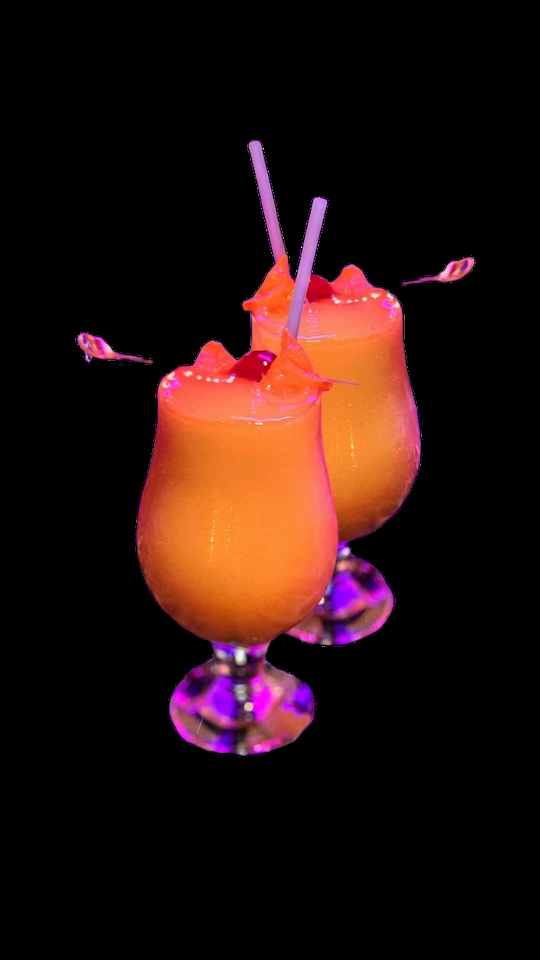
#> input picture aura/tragos.png, 1080 x 1920 px (shown at 1/2 size)
$ python render.py out.png fondo.jpg tragos.png
#> lines starting #> are read from the running program, lines starting #| are printed output that depends on the picture; after the words box and inside, x2 and y2 are one past the last pixel; in counts of white or black regions, pixels touching at a corner belong together
import cv2, numpy as np, subprocess, sys, math

SRC = sys.argv[3] if len(sys.argv) > 3 else 'src.jpg'
OUT = sys.argv[1] if len(sys.argv) > 1 else 'aura_night.mp4'
FPS, DUR = 30, 12.0
N = int(FPS * DUR)

im = cv2.imread(SRC).astype(np.float32) / 255.0
H, W = im.shape[:2]
#> H = 1920; W = 1080

# ---------- lettering mask ----------
u8 = (im * 255).astype(np.uint8)
#> u8 is the input picture: shape (1920, 1080, 3); mean B, G, R 14.8, 17.8, 40.1
gc = np.zeros((H, W), np.uint8); b = np.zeros((1, 65)); f = np.zeros((1, 65))
cv2.grabCut(u8, gc, (58, 300, 665, 730), b, f, 8, cv2.GC_INIT_WITH_RECT)
m = np.where((gc == 1) | (gc == 3), 255, 0).astype(np.uint8)
m = cv2.morphologyEx(m, cv2.MORPH_OPEN, np.ones((3, 3), np.uint8))
n, lab, st, _ = cv2.connectedComponentsWithStats(m)
#> n = 3
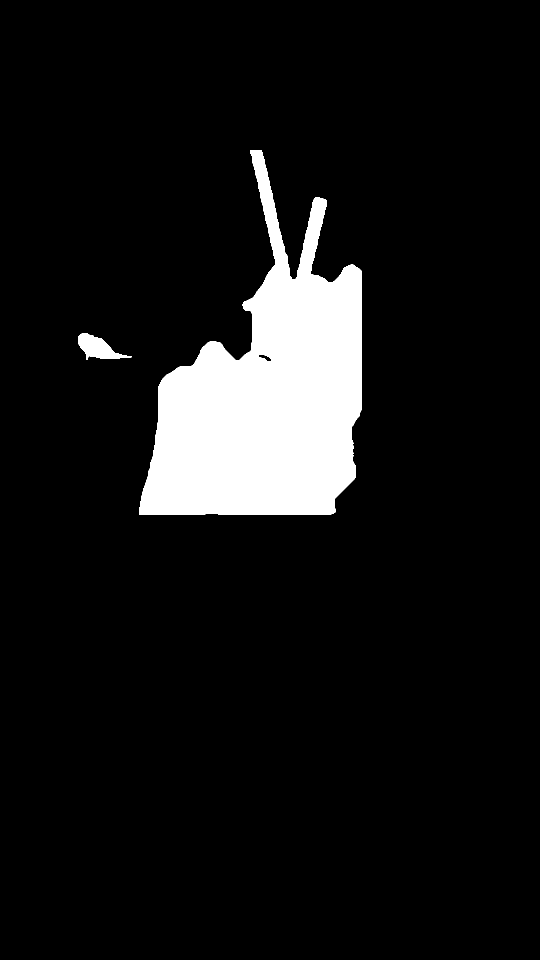
#> m: shape (1920, 1080) (shown at 1/2 size); 8.4% white; 2 white regions, box (x1, y1, x2, y2) and area: (278, 300, 723, 1030) 172410, (156, 667, 263, 720) 2732
keep = np.zeros_like(m)
for i in range(1, n):
    if st[i, cv2.CC_STAT_AREA] > 1500:
        keep[lab == i] = 255
m = cv2.morphologyEx(keep, cv2.MORPH_CLOSE, np.ones((5, 5), np.uint8))
alpha = cv2.GaussianBlur(m, (0, 0), 1.0).astype(np.float32) / 255.0
#> m: shape (1920, 1080); 8.4% white; 2 white regions, box (x1, y1, x2, y2) and area: (278, 300, 723, 1030) 172433, (156, 667, 263, 720) 2741

# ---------- split into word groups ----------
xs = np.arange(W)
#> xs = 1080 values from 0 to 1079
def boundary(pts):
    px, py = zip(*pts)
    return np.interp(xs, px, py)
b1 = boundary([(0, 570), (290, 572), (310, 592), (420, 604), (W, 604)])
#> b1 = 1080 values from 570 to 604
b2 = boundary([(0, 858), (552, 858), (566, 838), (W, 838)])
yy = np.arange(H)[:, None]
#> yy = 1920 values from 0 to 1919
grp_masks = [(yy < b1[None, :]), (yy >= b1[None, :]) & (yy < b2[None, :]), (yy >= b2[None, :])]

groups = []
for gm in grp_masks:
    a = alpha * gm.astype(np.float32)
    ys, xs_ = np.where(a > 0.02)
    x0, x1, y0, y1 = xs_.min(), xs_.max(), ys.min(), ys.max()
    pad = 4
    x0, y0 = max(x0 - pad, 0), max(y0 - pad, 0)
    x1, y1 = min(x1 + pad, W - 1), min(y1 + pad, H - 1)
    rgb = im[y0:y1 + 1, x0:x1 + 1].copy()
    groups.append(dict(rgb=rgb, a=a[y0:y1 + 1, x0:x1 + 1].copy(), x0=x0, y0=y0,
                       cx=(x0 + x1) / 2, cy=(y0 + y1) / 2))
#> after the loop, groups = 3 items

# ---------- clean background plate ----------
hole = cv2.dilate(m, np.ones((15, 15), np.uint8))
for (x, y, w, h) in [(55, 1192, 112, 116), (183, 1207, 160, 92), (353, 1217, 176, 82), (535, 1190, 176, 114)]:
    cv2.rectangle(hole, (x, y), (x + w, y + h), 255, -1)
#> hole: shape (1920, 1080); 12.7% white; 6 white regions, box (x1, y1, x2, y2) and area: (271, 293, 730, 1037) 194080, (535, 1190, 712, 1305) 20355, (183, 1207, 344, 1300) 14973, (353, 1217, 530, 1300) 14691, (55, 1192, 168, 1309) 13221, (149, 660, 270, 727) 5233
s = 4
small = cv2.resize(u8, (W // s, H // s), interpolation=cv2.INTER_AREA)
hs = cv2.resize(hole, (W // s, H // s), interpolation=cv2.INTER_NEAREST)
inp = cv2.inpaint(small, hs, 12, cv2.INPAINT_TELEA)
inp = cv2.GaussianBlur(inp, (0, 0), 6)
inp = cv2.resize(inp, (W, H), interpolation=cv2.INTER_CUBIC).astype(np.float32) / 255.0
#> inp: shape (1920, 1080, 3) float32
hb = cv2.GaussianBlur(hole, (0, 0), 6).astype(np.float32)[..., None] / 255.0
plate = im * (1 - hb) + inp * hb
rng = np.random.default_rng(1)
grain_plate = rng.normal(0, 0.025, (H, W, 1)).astype(np.float32)
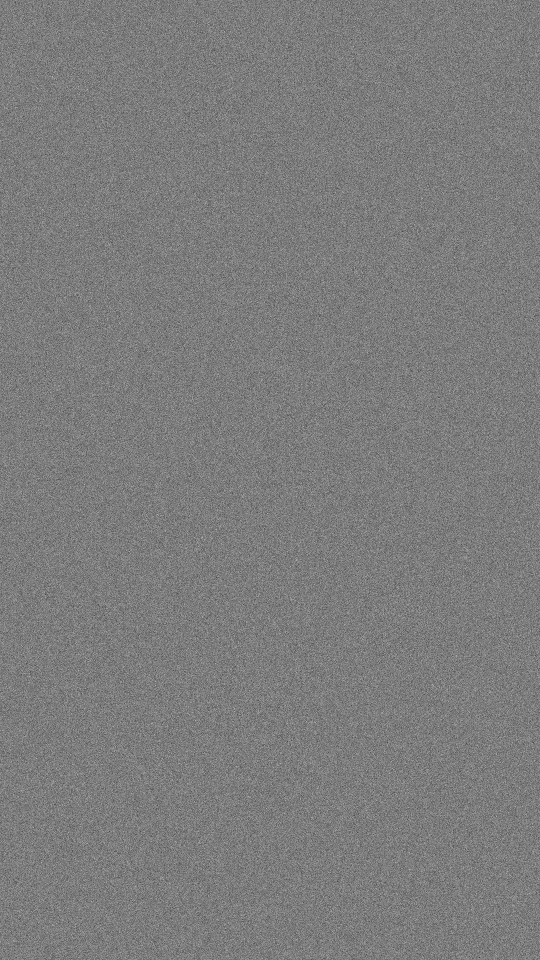
#> grain_plate: shape (1920, 1080, 1) float32 (shown at 1/2 size); min -0.12, max 0.126, mean 1.83e-05; drawn with min black and max white
plate = np.clip(plate + grain_plate * hb, 0, 1)

# logos: feathered static patches from the original
logo_a = np.zeros((H, W), np.float32)
for (x, y, w, h) in [(60, 1198, 102, 106), (188, 1212, 150, 82), (358, 1222, 166, 72), (540, 1196, 166, 104)]:
    cv2.rectangle(logo_a, (x, y), (x + w, y + h), 1.0, -1)
#> logo_a: shape (1920, 1080) float32; values 0 (black) and 1 (white), 2.6% white; 4 white regions, box (x1, y1, x2, y2) and area: (540, 1196, 707, 1301) 17535, (188, 1212, 339, 1295) 12533, (358, 1222, 525, 1295) 12191, (60, 1198, 163, 1305) 11021
logo_a[1200:1305, :] = 1.0
logo_a = cv2.GaussianBlur(logo_a, (0, 0), 22)[..., None]

# ---------- helpers ----------
# [6 lines left out: function hue_shift, not called in this run]

# ---------- background animation ----------
yv, xv = np.mgrid[0:H, 0:W].astype(np.float32)
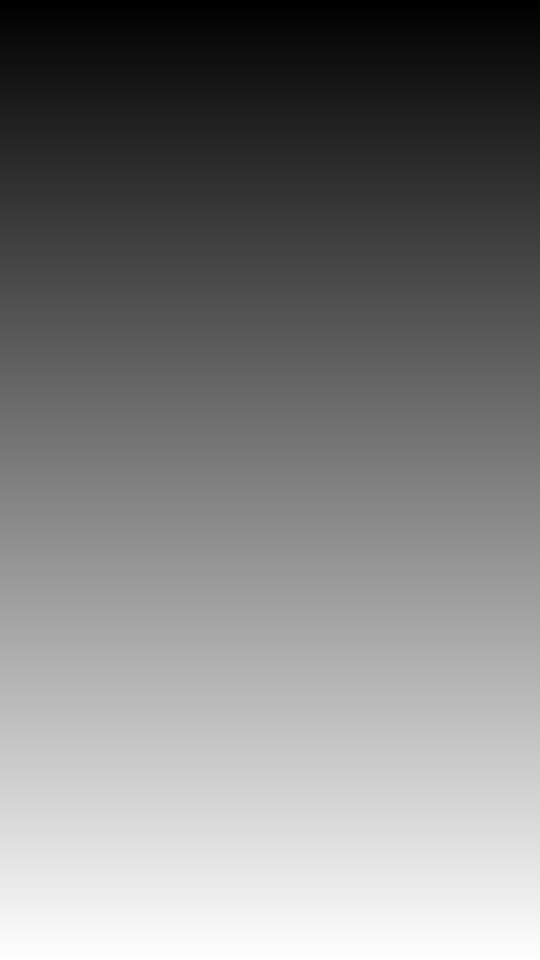
#> yv: shape (1920, 1080) float32 (shown at 1/2 size); min 0, max 1919, mean 959.5; drawn with min black and max white
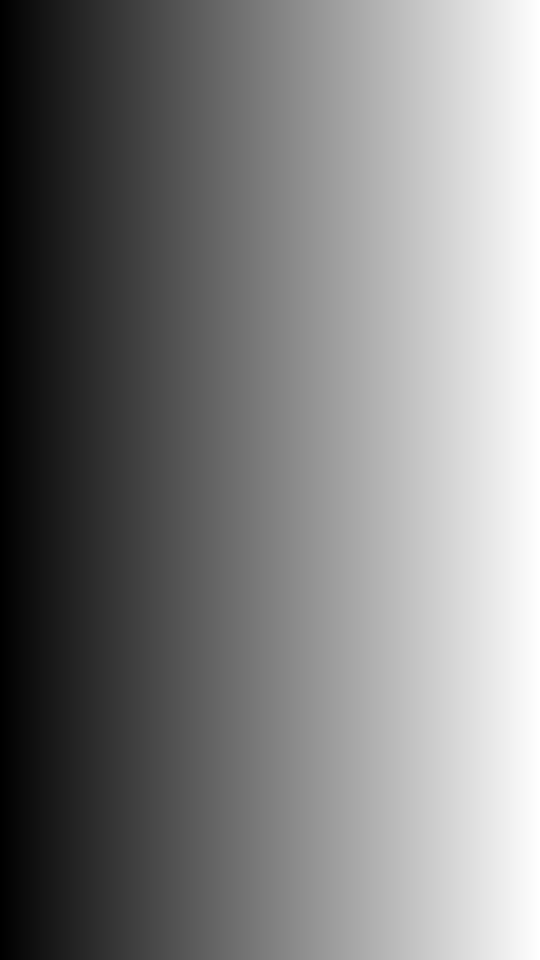
#> xv: shape (1920, 1080) float32 (shown at 1/2 size); min 0, max 1079, mean 539.5; drawn with min black and max white
stars = rng.random((260, 4)).astype(np.float32)  # x, y, speed, size
#> stars = 260 rows, first 6: [0.632, 0.203, 0.78, 0.0924], [0.989, 0.706, 0.628, 0.291], [0.508, 0.81, 0.708, 0.049], [0.706, 0.819, 0.883, 0.989], [0.169, 0.466, 0.61, 0.379], [0.942, 0.366, 0.974, 0.297]

# [41 lines left out: functions background, ease, not called in this run]

FOC = 950.0      # stronger perspective
THICK = 115      # extrusion depth (px)
SLICES = 58

# per-group helpers: smoothed colour for the extrusion walls, local coords
for g in groups:
    h, w = g['a'].shape
    wl = cv2.GaussianBlur(g['rgb'], (0, 0), 4)
    hsv = cv2.cvtColor(wl, cv2.COLOR_BGR2HSV)
    hsv[..., 1] = np.clip(hsv[..., 1] * 2.2 + 0.25, 0, 1)   # saturated chrome walls
    g['wall'] = cv2.cvtColor(hsv, cv2.COLOR_HSV2BGR)
    g['uu'], g['vv'] = np.meshgrid(np.arange(w, dtype=np.float32), np.arange(h, dtype=np.float32))
    # inner edge (bevel rim) to brighten the front face outline
    a8 = (g['a'] * 255).astype(np.uint8)
    er = cv2.erode(a8, np.ones((5, 5), np.uint8)).astype(np.float32) / 255
    g['rim'] = np.clip(g['a'] - er, 0, 1)
#> this loop made 3 passes
#> (h, w) on passes 1 to 3: (314, 248), (262, 579), (202, 448)
#> pass 1, `er = cv2.erode(a8, np.ones((5, 5), np.uint8)).astype(np.float32) / 255`:
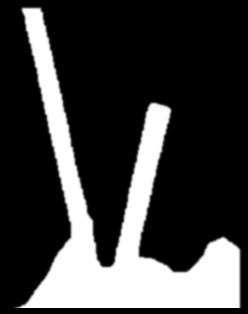
#> er: shape (314, 248) float32; min 0, max 1, mean 0.239
#> after the loop:
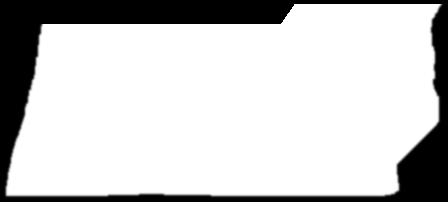
#> a8: shape (202, 448); min 0, max 255, mean 201.7
#> after the loop: hsv: shape (202, 448, 3) float32; mean H, S, V 51.9, 1, 0.9
#> after the loop:
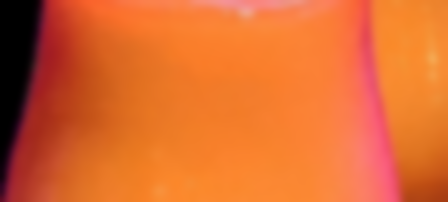
#> wl: shape (202, 448, 3) float32; mean of channels 0, 1, 2 0.187, 0.42, 0.866; drawn as B, G, R

# [76 lines left out: functions corners, warp_into, draw_group, not called in this run]

# ---------- timeline ----------
SPIN = 5.0          # seconds per full turn (slow)
delays = [0.0, 0.9, 1.8]

def spin_angle(t, delay):
    return 2 * math.pi * ease((t - 1.2 - delay) / SPIN)

# [36 lines left out: function frame, not called in this run]

if __name__ == '__main__':
    only = sys.argv[2] if len(sys.argv) > 2 and sys.argv[2] != '-' else None
    if only:
#> (the run stopped early here; a loop or call above may not have finished)
